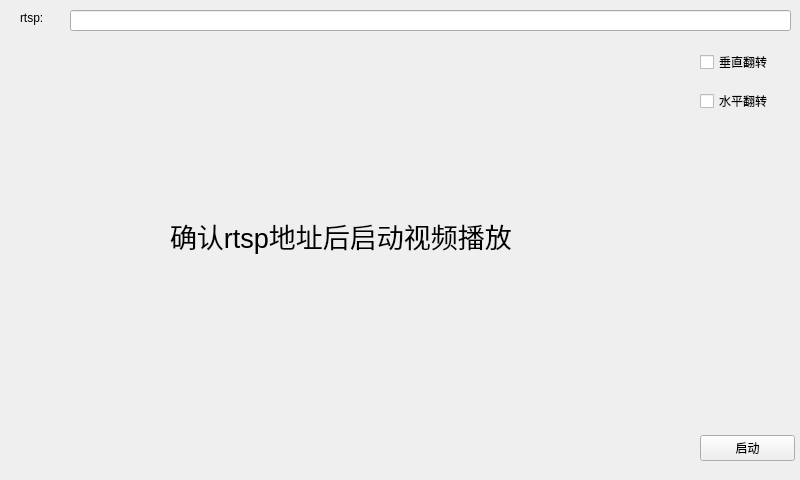
<?xml version="1.0" encoding="UTF-8"?>
<ui version="4.0">
 <class>MainWindow</class>
 <widget class="QMainWindow" name="MainWindow">
  <property name="enabled">
   <bool>true</bool>
  </property>
  <property name="geometry">
   <rect>
    <x>0</x>
    <y>0</y>
    <width>800</width>
    <height>480</height>
   </rect>
  </property>
  <property name="sizePolicy">
   <sizepolicy hsizetype="Preferred" vsizetype="Preferred">
    <horstretch>0</horstretch>
    <verstretch>0</verstretch>
   </sizepolicy>
  </property>
  <property name="windowTitle">
   <string>MainWindow</string>
  </property>
  <property name="layoutDirection">
   <enum>Qt::LeftToRight</enum>
  </property>
  <property name="iconSize">
   <size>
    <width>24</width>
    <height>24</height>
   </size>
  </property>
  <widget class="QWidget" name="centralwidget">
   <widget class="QLineEdit" name="lineEditUrl">
    <property name="geometry">
     <rect>
      <x>70</x>
      <y>10</y>
      <width>721</width>
      <height>21</height>
     </rect>
    </property>
   </widget>
   <widget class="QLabel" name="label">
    <property name="geometry">
     <rect>
      <x>20</x>
      <y>10</y>
      <width>41</width>
      <height>16</height>
     </rect>
    </property>
    <property name="text">
     <string>rtsp:</string>
    </property>
   </widget>
   <widget class="QLabel" name="labelCenter">
    <property name="geometry">
     <rect>
      <x>170</x>
      <y>200</y>
      <width>461</width>
      <height>71</height>
     </rect>
    </property>
    <property name="font">
     <font>
      <pointsize>20</pointsize>
     </font>
    </property>
    <property name="text">
     <string>确认rtsp地址后启动视频播放</string>
    </property>
   </widget>
   <widget class="QWidget" name="layoutWidget">
    <property name="geometry">
     <rect>
      <x>700</x>
      <y>50</y>
      <width>95</width>
      <height>411</height>
     </rect>
    </property>
    <layout class="QVBoxLayout" name="verticalLayout_2" stretch="2,10,1">
     <item>
      <layout class="QVBoxLayout" name="verticalLayout" stretch="1,1,1">
       <item>
        <widget class="QCheckBox" name="checkBoxVFlip">
         <property name="text">
          <string>垂直翻转</string>
         </property>
        </widget>
       </item>
       <item>
        <spacer name="verticalSpacer">
         <property name="orientation">
          <enum>Qt::Vertical</enum>
         </property>
         <property name="sizeHint" stdset="0">
          <size>
           <width>17</width>
           <height>13</height>
          </size>
         </property>
        </spacer>
       </item>
       <item>
        <widget class="QCheckBox" name="checkBoxHFlip">
         <property name="text">
          <string>水平翻转</string>
         </property>
        </widget>
       </item>
      </layout>
     </item>
     <item>
      <spacer name="verticalSpacer_2">
       <property name="orientation">
        <enum>Qt::Vertical</enum>
       </property>
       <property name="sizeHint" stdset="0">
        <size>
         <width>20</width>
         <height>40</height>
        </size>
       </property>
      </spacer>
     </item>
     <item>
      <widget class="QPushButton" name="pushButton">
       <property name="text">
        <string>启动</string>
       </property>
       <property name="checkable">
        <bool>true</bool>
       </property>
      </widget>
     </item>
    </layout>
   </widget>
  </widget>
  <action name="actionOpen">
   <property name="text">
    <string>Open</string>
   </property>
  </action>
  <action name="Open_red">
   <property name="text">
    <string>Open(&amp;O)</string>
   </property>
  </action>
  <action name="Close_Red">
   <property name="text">
    <string>Close(&amp;C)</string>
   </property>
  </action>
 </widget>
 <resources/>
 <connections/>
</ui>
